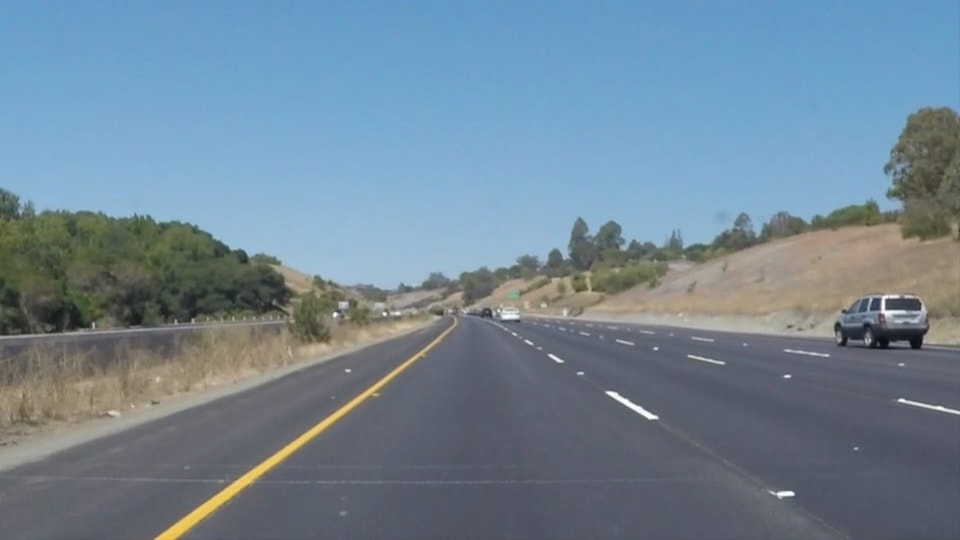
#> input picture test_images/solidYellowCurve.jpg, 960 x 540 px; the run also reads 1 picture not shown here
$ jupyter execute --allow-errors P1.ipynb   (shell and % lines are left out)
#> lines starting #> are read from the running program, lines starting #| are printed output that depends on the picture; after the words box and inside, x2 and y2 are one past the last pixel; in counts of white or black regions, pixels touching at a corner belong together
# **Finding Lane Lines on the Road**
***
In this project, you will use the tools you learned about in the lesson to identify lane lines on the road.  You can develop your pipeline on a series of individual images, and later apply the result to a video stream (really just a series of images). Check out the video clip "raw-lines-example.mp4" (also contained in this repository) to see what the output should look like after using the helper functions below.

Once you have a result that looks roughly like "raw-lines-example.mp4", you'll need to get creative and try to average and/or extrapolate the line segments you've detected to map out the full extent of the lane lines.  You can see an example of the result you're going for in the video "P1_example.mp4".  Ultimately, you would like to draw just one line for the left side of the lane, and one for the right.

---
Let's have a look at our first image called 'test_images/solidWhiteRight.jpg'.  Run the 2 cells below (hit Shift-Enter or the "play" button above) to display the image.

**Note** If, at any point, you encounter frozen display windows or other confounding issues, you can always start again with a clean slate by going to the "Kernel" menu above and selecting "Restart & Clear Output".

---

**The tools you have are color selection, region of interest selection, grayscaling, Gaussian smoothing, Canny Edge Detection and Hough Tranform line detection.  You  are also free to explore and try other techniques that were not presented in the lesson.  Your goal is piece together a pipeline to detect the line segments in the image, then average/extrapolate them and draw them onto the image for display (as below).  Once you have a working pipeline, try it out on the video stream below.**

---

<figure>

 <figcaption>
 <p></p>
 <p style="text-align: center;"> Your output should look something like this (above) after detecting line segments using the helper functions below </p>
 </figcaption>
</figure>
 <p></p>
<figure>

 <figcaption>
 <p></p>
 <p style="text-align: center;"> Your goal is to connect/average/extrapolate line segments to get output like this</p>
 </figcaption>
</figure>

[cell 1]
#importing some useful packages
import matplotlib.pyplot as plt
import matplotlib.image as mpimg
import numpy as np
import cv2

import skimage

[cell 2]
#reading in an image
image = mpimg.imread('test_images/solidYellowCurve.jpg')
#> image is the input picture: shape (540, 960, 3); mean R, G, B 113, 133.4, 149
#printing out some stats and plotting
print('This image is:', type(image), 'with dimesions:', image.shape)
#| This image is: <class 'numpy.ndarray'> with dimesions: (540, 960, 3)
plt.imshow(image)  # if you wanted to show a single color channel image called 'gray', for example, call as plt.imshow(gray, cmap='gray')

**Some OpenCV functions (beyond those introduced in the lesson) that might be useful for this project are:**

`cv2.inRange()` for color selection
`cv2.fillPoly()` for regions selection
`cv2.line()` to draw lines on an image given endpoints
`cv2.addWeighted()` to coadd / overlay two images
`cv2.cvtColor()` to grayscale or change color
`cv2.imwrite()` to output images to file
`cv2.bitwise_and()` to apply a mask to an image

**Check out the OpenCV documentation to learn about these and discover even more awesome functionality!**

Below are some helper functions to help get you started. They should look familiar from the lesson!

[cell 3]
import math

def grayscale(img):
    """Applies the Grayscale transform
    This will return an image with only one color channel
    but NOTE: to see the returned image as grayscale
    (assuming your grayscaled image is called 'gray')
    you should call plt.imshow(gray, cmap='gray')"""
    return cv2.cvtColor(img, cv2.COLOR_RGB2GRAY)
    # Or use BGR2GRAY if you read an image with cv2.imread()
    # return cv2.cvtColor(img, cv2.COLOR_BGR2GRAY)

def canny(img, low_threshold, high_threshold):
    """Applies the Canny transform"""
    return cv2.Canny(img, low_threshold, high_threshold)

def gaussian_blur(img, kernel_size):
    """Applies a Gaussian Noise kernel"""
    return cv2.GaussianBlur(img, (kernel_size, kernel_size), 0)

def skeletonize(img):
    skimage.morphology.skeletonize(img)

# [5 lines left out: function equalization, not called in this run]

def region_of_interest(img, vertices):
    """
    Applies an image mask.

    Only keeps the region of the image defined by the polygon
    formed from `vertices`. The rest of the image is set to black.
    """
    #defining a blank mask to start with
    mask = np.zeros_like(img)

    #defining a 3 channel or 1 channel color to fill the mask with depending on the input image
    if len(img.shape) > 2:
        channel_count = img.shape[2]  # i.e. 3 or 4 depending on your image
        ignore_mask_color = (255,) * channel_count
    else:
        ignore_mask_color = 255

    #filling pixels inside the polygon defined by "vertices" with the fill color
    cv2.fillPoly(mask, vertices, ignore_mask_color)

    #returning the image only where mask pixels are nonzero
    masked_image = cv2.bitwise_and(img, mask)
    return masked_image


def draw_lines(img, lines, color=[0, 255, 0], thickness=10):
    """
    NOTE: this is the function you might want to use as a starting point once you want to
    average/extrapolate the line segments you detect to map out the full
    extent of the lane (going from the result shown in raw-lines-example.mp4
    to that shown in P1_example.mp4).

    Think about things like separating line segments by their
    slope ((y2-y1)/(x2-x1)) to decide which segments are part of the left
    line vs. the right line.  Then, you can average the position of each of
    the lines and extrapolate to the top and bottom of the lane.

    This function draws `lines` with `color` and `thickness`.
    Lines are drawn on the image inplace (mutates the image).
    If you want to make the lines semi-transparent, think about combining
    this function with the weighted_img() function below
    """

    # Here is how we will proceed on drawing discontinued lane lines
    '''
    First find the slopes of all lines, then divide lines into left and
    right lane bases on their slope and position. Extrapolate on right and left lines using
    using linear regrssion over lines segments to find the best fit line for
    left and right lane line.
    After finding left and right final lines, we uses the slope and intercept to
    find the end points of the lines and use them to draw the lane lines
    on the output image.
    '''

    draw_right = True
    draw_left = True

    # Find slopes of all lines
    # But only retain lines where abs(slope) > threshold
    trap_height = 0.4
    slope_threshold = 0.5
    slopes = []
    new_lines = []

    for line in lines:
        x1,y1,x2,y2 =  line[0] # extract start and end points

        # Calculate slope
        if x2 - x1 == 0.: # corner case, avoiding divide by zero
            slope = 999. # infinite slope
        else:
            slope = (y2 - y1)/(x2 - x1)

        # Filter lines based on slopes
        if abs(slope) > slope_threshold:
            slopes.append(slope)
            new_lines.append(line)
    lines = new_lines

    # Separate lines into left and right lines based on weither their
    # respective slope are positive or negative
    r_lines = []
    l_lines = []
    for i, line in enumerate(lines):
        x1,y1,x2,y2 =  line[0] # extract start and end points
        img_x_center = img.shape[1]/2 # x coordinate of the centre of the image
        if slopes[i] > 0 and x1 > img_x_center and x2 > img_x_center:
            r_lines.append(line)
        elif slopes[i] < 0 and x1 < img_x_center and x2 < img_x_center:
            l_lines.append(line)

    # Interpolate over all line segments to find the best fit of right and
    # left lane lines
    # Right lines
    r_lines_x = []
    r_lines_y = []

    for line in r_lines:
        x1,y1,x2,y2 =  line[0] # extract start and end points

        # x coordinates of lines segments in right lines
        r_lines_x.append(x1)
        r_lines_x.append(x2)

        # y coordinates of lines segments in right lines
        r_lines_y.append(y1)
        r_lines_y.append(y2)

    # use polyfit to run linear regrssion to construct the final line
    if len(r_lines_x) > 0:
        r_m, r_b = np.polyfit(r_lines_x, r_lines_y, 1) # y = x*m + b
    else:
        r_m, r_b = 1, 1
        draw_right = False

    # Left lane lines
    l_lines_x = []
    l_lines_y = []

    for line in l_lines:
        x1,y1,x2,y2 =  line[0] # extract start and end points

        # x coordinates of lines segments in left lines
        l_lines_x.append(x1)
        l_lines_x.append(x2)

        # y coordinates of lines segments in left lines
        l_lines_y.append(y1)
        l_lines_y.append(y2)

    # use polyfit to run linear regrssion to construct the final line
    if len(l_lines_x) > 0:
        l_m, l_b = np.polyfit(l_lines_x, l_lines_y, 1) # y = x*m + b
    else:
        l_m, l_b = 1, 1
        draw_left = False


    # Find 2 end points for right and left lines, used to draw the lines
    # We use line equation y = mx+b => x = (y-b)/m
    y1 = img.shape[0]
    y2 = img.shape[0] * (1 - trap_height)
    # Convert points from float to int
    y1 = int(y1)
    y2 = int(y2)

    right_x1 = (y1 - r_b) / r_m
    right_x2 = (y2 - r_b) / r_m

    left_x1 = (y1 - l_b) / l_m
    left_x2 = (y2 - l_b) / l_m

    # convert to int
    right_x1 = int(right_x1)
    right_x2 = int(right_x2)
    left_x1 = int(left_x1)
    left_x2 = int(left_x2)

    # Draw the right and left lines on image
    if draw_right:
        cv2.line(img, (right_x1, y1), (right_x2, y2), color, thickness)
    if draw_left:
        cv2.line(img, (left_x1, y1), (left_x2, y2), color, thickness)


def hough_lines(img, rho, theta, threshold, min_line_len, max_line_gap):
    """
    `img` should be the output of a Canny transform.

    Returns an image with hough lines drawn.
    """
    lines = cv2.HoughLinesP(img, rho, theta, threshold, np.array([]), minLineLength=min_line_len, maxLineGap=max_line_gap)
    line_img = np.zeros((img.shape[0], img.shape[1], 3), dtype=np.uint8)
    draw_lines(line_img, lines)
    return line_img

# Python 3 has support for cool math symbols.

def weighted_img(img, initial_img, α=0.8, β=1., λ=0.):
    """
    `img` is the output of the hough_lines(), An image with lines drawn on it.
    Should be a blank image (all black) with lines drawn on it.

    `initial_img` should be the image before any processing.

    The result image is computed as follows:

    initial_img * α + img * β + λ
    NOTE: initial_img and img must be the same shape!
    """
    return cv2.addWeighted(initial_img, α, img, β, λ)

def filter_colors(image):
    """
    Filter the image to include only yellow and white pixels
    """
    # Filter white pixels
    white_threshold = 200
#> white_threshold = 200
    lower_white = np.array([white_threshold, white_threshold, white_threshold])
#> lower_white = [200, 200, 200]
    upper_white = np.array([255, 255, 255])
    white_mask = cv2.inRange(image, lower_white, upper_white)
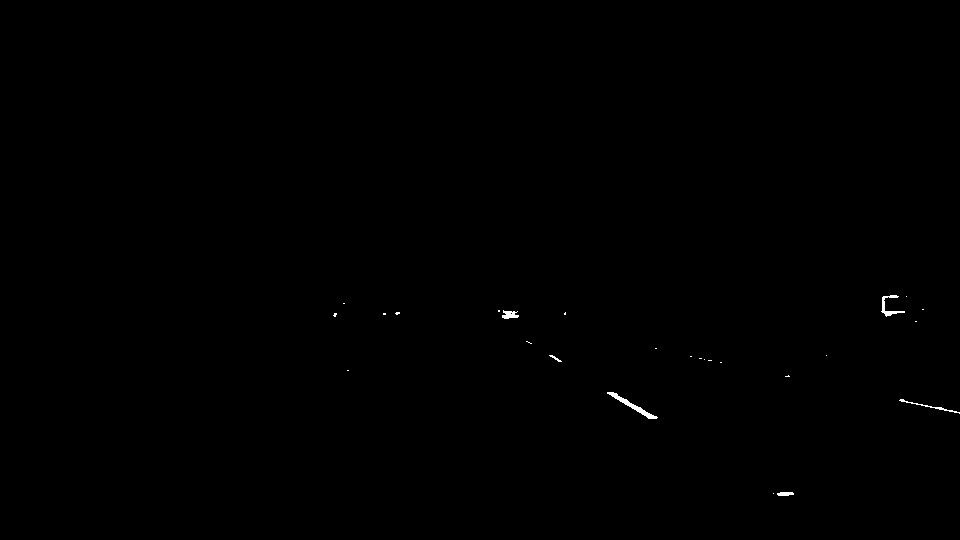
#> white_mask: shape (540, 960); 0.15% white; 26 white regions (20 under 20 px), largest, box (x1, y1, x2, y2) and area: (607, 392, 658, 419) 245, (881, 295, 905, 317) 150, (899, 399, 960, 414) 105, (502, 310, 519, 319) 100, (777, 492, 794, 496) 58, (549, 355, 562, 362) 29
    white_image = cv2.bitwise_and(image, image, mask=white_mask)

    # Filter yellow pixels
    hsv = cv2.cvtColor(image, cv2.COLOR_BGR2HSV)
#> hsv: shape (540, 960, 3); mean H, S, V 35.7, 67.7, 154.4
    lower_yellow = np.array([90,100,100])
    upper_yellow = np.array([110,255,255])
    yellow_mask = cv2.inRange(hsv, lower_yellow, upper_yellow)
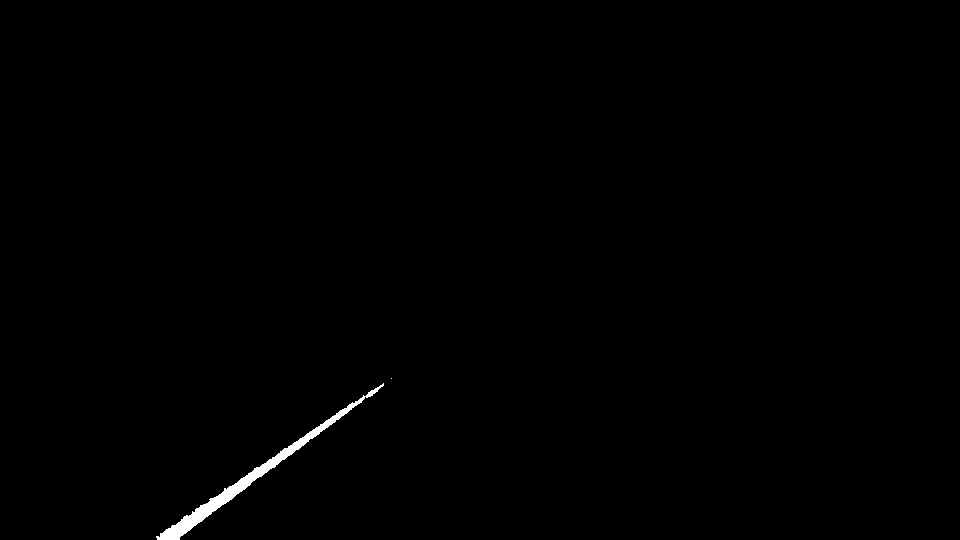
#> yellow_mask: shape (540, 960); 0.46% white; 2 white regions (1 under 20 px), largest, box (x1, y1, x2, y2) and area: (156, 383, 384, 540) 2366
    yellow_image = cv2.bitwise_and(image, image, mask=yellow_mask)

    # Combine the two above images
    image2 = cv2.addWeighted(white_image, 1., yellow_image, 1., 0.)

    return image2

## Test on Images

Now you should build your pipeline to work on the images in the directory "test_images"
**You should make sure your pipeline works well on these images before you try the videos.**

[cell 4]
import os
os.listdir("test_images/")

run your solution on all test_images and make copies into the test_images directory).

[cell 5]
# TODO: Build your pipeline that will draw lane lines on the test_images
# then save them to the test_images directory.


def _process_image(image_in):
    # color selection
    image = filter_colors(image_in)

    # Equalization
    #equalize = equalization(image)

    #read in and grayscale the image
    gray = grayscale(image)

    #define a kernel size and apply Gaussian smoothing
    kernel_size = 3
    blur_gray = gaussian_blur(gray, kernel_size)

    #define our parameters for Canny and apply
    # Otu's threshold selection method
    high_threshold, thresh_im = cv2.threshold(blur_gray, 0, 255, cv2.THRESH_BINARY + cv2.THRESH_OTSU)
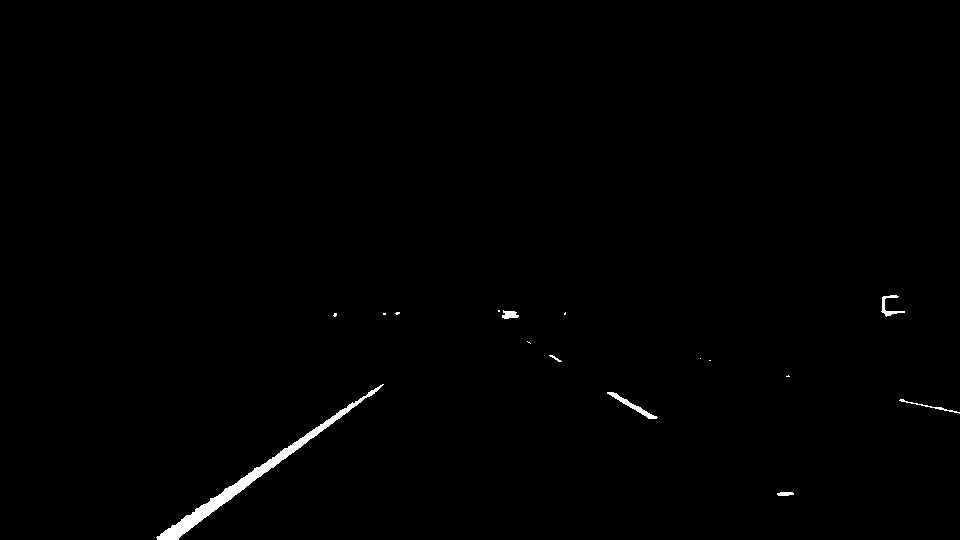
#> thresh_im: shape (540, 960); 0.58% white; 16 white regions (9 under 20 px), largest, box (x1, y1, x2, y2) and area: (156, 384, 384, 540) 2279, (607, 392, 658, 419) 250, (881, 295, 905, 317) 154
#> high_threshold = 88
    low_threshold = 0.5*high_threshold
#> low_threshold = 44
    #low_threshold = 50
    #high_threshold = 150
    edges = canny(blur_gray, low_threshold, high_threshold)
#> in canny, `return cv2.Canny(img, low_threshold, high_threshold)`:
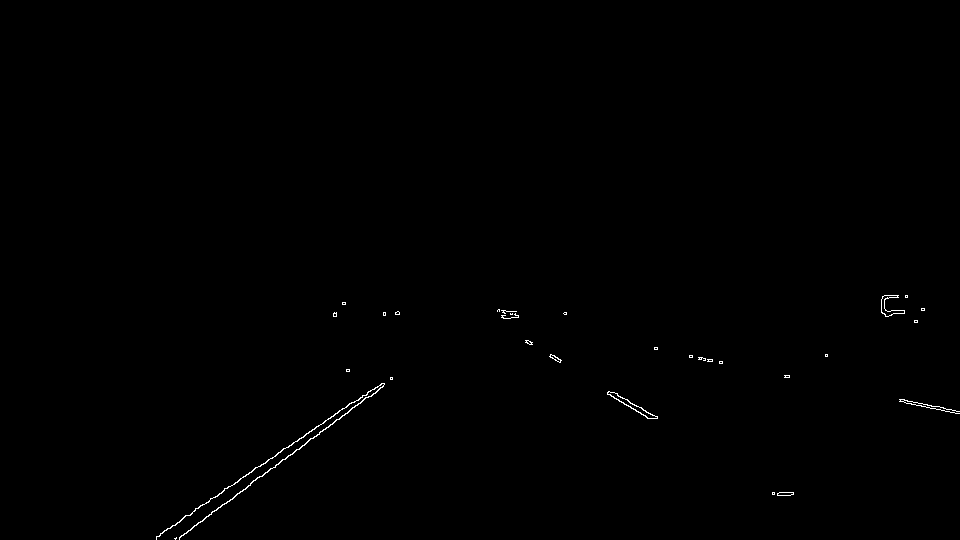
#> returned value: shape (540, 960); 0.28% white in thin lines or dots, all inside (x1, y1, x2, y2) = (156, 295, 960, 540)


    #this time we are defining a four sided polygon to mask
    # We want a trapezoid shape, with bottom edge at the bottom of the image
    #trap_bottom_width = 0.85  # width of bottom edge of trapezoid, expressed as percentage of image width
    #trap_top_width = 0.07  # ditto for top edge of trapezoid
    #trap_height = 0.4  # height of the trapezoid expressed as percentage of image height

    imshape = image.shape
    vertices = np.array([[(100,imshape[0]), (440, 325), (550, 325), (imshape[1],imshape[0])]], dtype=np.int32)
    masked_edges = region_of_interest(edges, vertices)
#> in region_of_interest, `cv2.fillPoly(mask, vertices, ignore_mask_color)`:
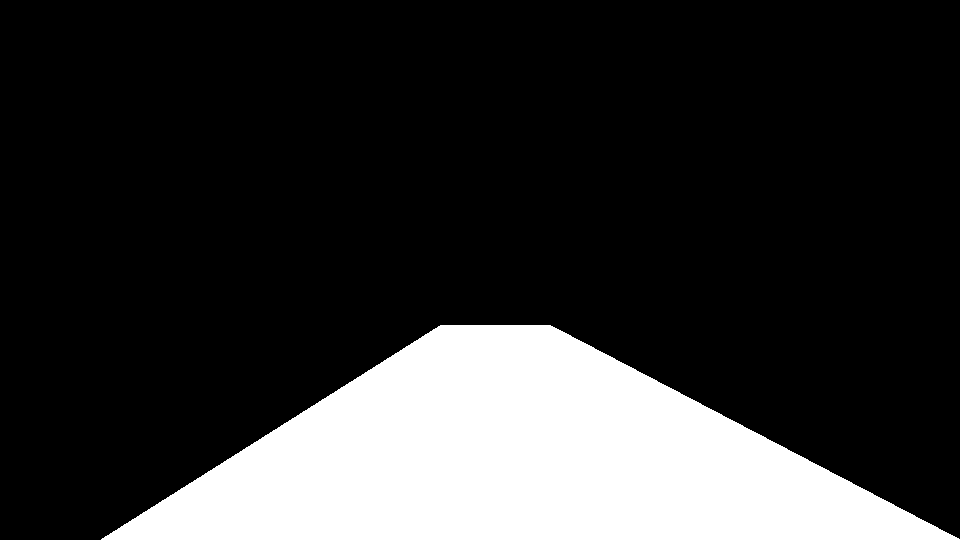
#> mask: shape (540, 960); 20.1% white; 1 white region, box (x1, y1, x2, y2) and area: (101, 325, 960, 540) 104435

    rho = 2
    theta = np.pi/360
    threshold = 15
    min_line_len = 10
    max_line_gap = 200

    #run Hough on edge detected image
    #output "lines" is an array containing endpoints of detected line segments
    line_image = hough_lines(masked_edges, rho, theta, threshold, min_line_len, max_line_gap)
#> (the rest of the program and of its run is left out)
